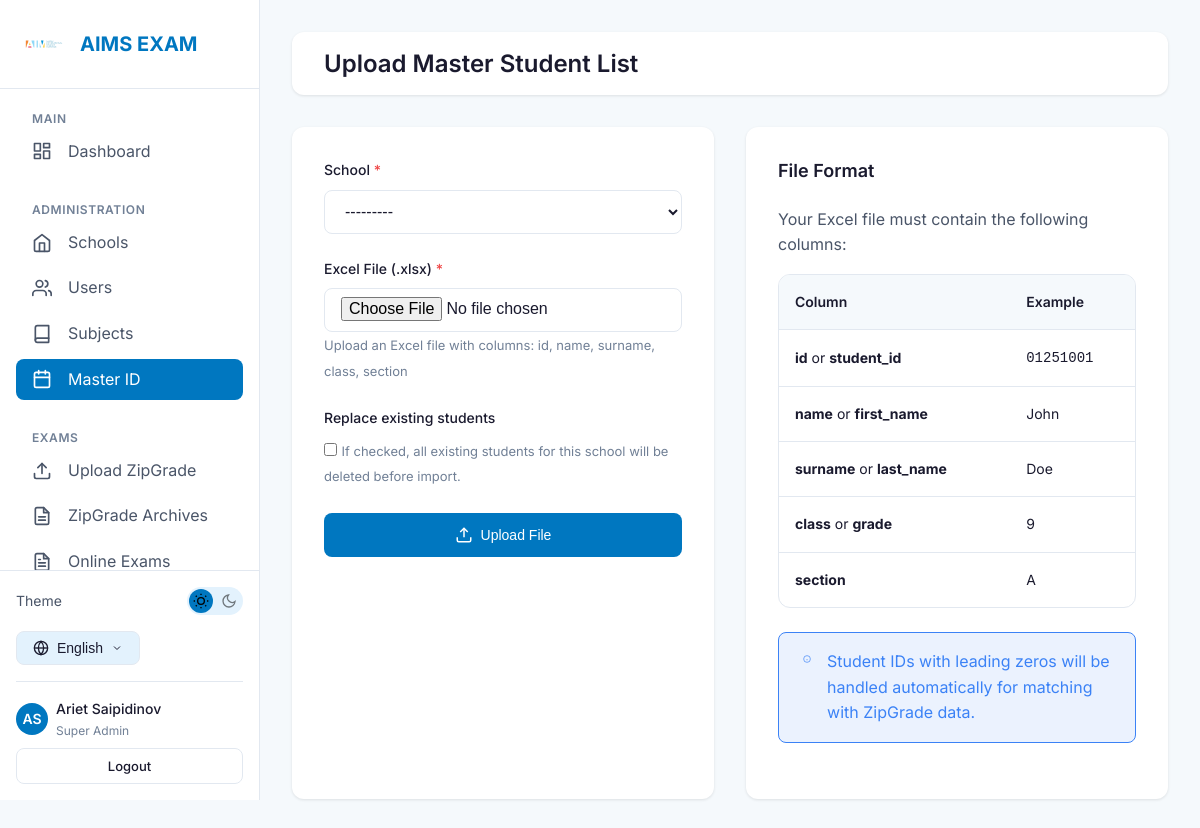
The page /schools/students/upload/ (signed in) on the database its author committed.
### accounts/models.py (models this page shows, shortened)
class User(AbstractUser):
    ROLE_CHOICES = [
        ('super_admin', _('Super Admin')),
        ('teacher', _('Teacher')),
        ('student', _('Student')),
    ]
    LANGUAGE_CHOICES = [
        ('en', 'English'),
        ('ru', 'Русский'),
        ('ky', 'Кыргызча'),
    ]
    username = models.CharField(max_length=150, blank=True, null=True)
    email = models.EmailField(_('email address'), unique=True)
    role = models.CharField(
        max_length=20,
        choices=ROLE_CHOICES,
        default='student',
        verbose_name=_('Role')
    )
    phone = models.CharField(max_length=20, blank=True, verbose_name=_('Phone'))
    mother_phone = models.CharField(max_length=20, blank=True, verbose_name=_("Mother's Phone"))
    father_phone = models.CharField(max_length=20, blank=True, verbose_name=_("Father's Phone"))
    primary_school = models.ForeignKey(
        'schools.School',
        on_delete=models.SET_NULL,
        null=True,
        blank=True,
        related_name='users',
        verbose_name=_('Primary School')
    )
    preferred_language = models.CharField(
        max_length=5,
        choices=LANGUAGE_CHOICES,
        default='en',
        verbose_name=_('Preferred Language')
    )
    created_at = models.DateTimeField(auto_now_add=True)
    updated_at = models.DateTimeField(auto_now=True)
    objects = UserManager()
    USERNAME_FIELD = 'email'
    REQUIRED_FIELDS = ['first_name', 'last_name']
    class Meta:
        verbose_name = _('User')
        verbose_name_plural = _('Users')
        ordering = ['-created_at']
    def get_full_name(self):
        return f"{self.first_name} {self.last_name}".strip()

### schools/views.py (the view)
# urls.py: path('students/upload/', views.master_student_upload_view, name='master_student_upload'),
@login_required
@super_admin_required
def master_student_upload_view(request):
    if request.method == 'POST':
        form = MasterStudentUploadForm(request.POST, request.FILES)
        if form.is_valid():
            school = form.cleaned_data['school']
            file = form.cleaned_data['file']
            replace_existing = form.cleaned_data['replace_existing']
            try:
                students_data = parse_master_student_excel(file)
                if not students_data:
                    messages.error(request, _('No valid student data found in the file.'))
                    return redirect('schools:master_student_upload')
                if replace_existing:
                    MasterStudent.objects.filter(school=school).delete()
                created_count = 0
                updated_count = 0
                for data in students_data:
                    obj, created = MasterStudent.objects.update_or_create(
                        school=school,
                        student_id=data['student_id'],
                        defaults={
                            'name': data['name'],
                            'surname': data['surname'],
                            'grade': data['grade'],
                            'section': data['section'],
                        }
                    )
                    if created:
                        created_count += 1
                    else:
                        updated_count += 1
                messages.success(
                    request,
                    _('Import complete: %(created)d students created, %(updated)d updated.') % {
                        'created': created_count,
                        'updated': updated_count,
                    }
                )
                return redirect('schools:detail', pk=school.pk)
            except ValueError as e:
                messages.error(request, str(e))
            except Exception as e:
                messages.error(request, _('Error processing file: %(error)s') % {'error': str(e)})
    else:
        form = MasterStudentUploadForm()
    return render(request, 'schools/master_student_upload.html', {
        'form': form,
    })

### schools/forms.py (shortened to what this page needs)
class MasterStudentUploadForm(forms.Form):
    school = forms.ModelChoiceField(
        queryset=School.objects.filter(is_active=True),
        label=_('School'),
        widget=forms.Select(attrs={'class': 'form-select'})
    )
    file = forms.FileField(
        label=_('Excel File (.xlsx)'),
        widget=forms.FileInput(attrs={
            'class': 'form-input',
            'accept': '.xlsx,.xls',
        }),
        help_text=_('Upload an Excel file with columns: id, name, surname, class, section')
    )
    replace_existing = forms.BooleanField(
        required=False,
        initial=False,
        label=_('Replace existing students'),
        help_text=_('If checked, all existing students for this school will be deleted before import.')
    )

### schools/models.py (called while the page is built)
    def __str__(self):
        return self.name

### schools/templatetags/i18n_extras.py (called while the page is built)
@register.simple_tag(takes_context=True)
def switch_lang(context, lang_code):
    path = context['request'].path
    try:
        url = translate_url(path, lang_code)
        if url == path and lang_code not in path:
             match = resolve(path)
             with translation.override(lang_code):
                 url = reverse(match.view_name, args=match.args, kwargs=match.kwargs)
        query = context['request'].GET.urlencode()
        if query:
            url = f"{url}?{query}"
        return url
    except Exception:
        return path # Fallback to current path

### schools/templates/schools/master_student_upload.html (shortened to what this page needs)
{% extends 'base.html' %}
{% load i18n %}
{% block content %}
<div class="topbar">
    <h1 class="topbar-title">{% trans "Upload Master Student List" %}</h1>
</div>
<div style="display: grid; grid-template-columns: repeat(auto-fit, minmax(300px, 1fr)); gap: var(--spacing-xl);">
    <div class="card">
        <form method="post" enctype="multipart/form-data">
            {% for field in form %}
            <div class="form-group">
                <label for="{{ field.id_for_label }}" class="form-label">
                    {{ field.label }}
                    {% if field.field.required %}<span class="text-danger">*</span>{% endif %}
                </label>
                {{ field }}
                {% if field.help_text %}
                <span class="form-help">{{ field.help_text }}</span>
                {% endif %}
            </div>
            {% endfor %}
            <button type="submit" class="btn btn-primary btn-block">
                <svg xmlns="http://www.w3.org/2000/svg" width="18" height="18" viewBox="0 0 24 24" fill="none"
                    stroke="currentColor" stroke-width="2">
                    <path d="M21 15v4a2 2 0 0 1-2 2H5a2 2 0 0 1-2-2v-4"></path>
                    <polyline points="17 8 12 3 7 8"></polyline>
                    <line x1="12" y1="3" x2="12" y2="15"></line>
                </svg>
                {% trans "Upload File" %}
            </button>
        </form>
    </div>
    <div class="card">
        <h3 class="card-title" style="margin-bottom: var(--spacing-lg);">{% trans "File Format" %}</h3>
        <p class="text-secondary" style="margin-bottom: var(--spacing-md);">
            {% trans "Your Excel file must contain the following columns:" %}
        </p>
        <div class="table-container" style="margin-bottom: var(--spacing-lg);">
            <table class="table">
                <thead>
                    <tr>
                        <th>{% trans "Column" %}</th>
                        <th>{% trans "Example" %}</th>
                    </tr>
                </thead>
                <tbody>
                    <tr>
                        <td><strong>id</strong> {% trans "or" %} <strong>student_id</strong></td>
                        <td><code>01251001</code></td>
                    </tr>
                    <tr>
                        <td><strong>name</strong> {% trans "or" %} <strong>first_name</strong></td>
                        <td>John</td>
                    </tr>
                    <tr>
                        <td><strong>surname</strong> {% trans "or" %} <strong>last_name</strong></td>
                        <td>Doe</td>
                    </tr>
                    <tr>
                        <td><strong>class</strong> {% trans "or" %} <strong>grade</strong></td>
                        <td>9</td>
                    </tr>
                    <tr>
                        <td><strong>section</strong></td>
                        <td>A</td>
                    </tr>
                </tbody>
            </table>
        </div>
        <div class="alert alert-info">
            <svg xmlns="http://www.w3.org/2000/svg" width="20" height="20" viewBox="0 0 24 24" fill="none"
                stroke="currentColor" stroke-width="2">
                <circle cx="12" cy="12" r="10"></circle>
                <line x1="12" y1="16" x2="12" y2="12"></line>
                <line x1="12" y1="8" x2="12.01" y2="8"></line>
            </svg>
            <span>{% trans "Student IDs with leading zeros will be handled automatically for matching with ZipGrade data." %}</span>
        </div>
    </div>
</div>
{% endblock %}

### templates/partials/sidebar.html (shortened to what this page needs)
{% load static i18n i18n_extras %}
<aside class="sidebar">
    <div class="sidebar-header">
        <img src="{% static 'images/logo.png' %}" alt="AIMS" class="sidebar-logo" onerror="this.style.display='none'">
        <span class="sidebar-brand">AIMS EXAM</span>
    </div>
    <nav class="sidebar-nav">
        <div class="nav-section">
            <span class="nav-section-title">{% trans "Main" %}</span>
            <a href="{% url 'accounts:dashboard' %}"
                class="nav-item {% if request.resolver_match.url_name == 'dashboard' %}active{% endif %}">
                <span>{% trans "Dashboard" %}</span>
            </a>
        </div>
        {% if user.is_authenticated and user.role == 'super_admin' %}
        <div class="nav-section">
            <span class="nav-section-title">{% trans "Administration" %}</span>
            <a href="{% url 'schools:list' %}"
                class="nav-item {% if 'schools' in request.path and 'subjects' not in request.path and 'analytics' not in request.path and 'students' not in request.path %}active{% endif %}">
                <svg xmlns="http://www.w3.org/2000/svg" width="20" height="20" viewBox="0 0 24 24" fill="none"
                    stroke="currentColor" stroke-width="2" stroke-linecap="round" stroke-linejoin="round">
                    <path d="M3 9l9-7 9 7v11a2 2 0 0 1-2 2H5a2 2 0 0 1-2-2z"></path>
                    <polyline points="9 22 9 12 15 12 15 22"></polyline>
                </svg>
                <span>{% trans "Schools" %}</span>
            </a>
            <a href="{% url 'accounts:users' %}" class="nav-item {% if 'users' in request.path %}active{% endif %}">
                <span>{% trans "Users" %}</span>
            </a>
            <a href="{% url 'schools:subjects' %}"
                class="nav-item {% if 'subjects' in request.path %}active{% endif %}">
                <svg xmlns="http://www.w3.org/2000/svg" width="20" height="20" viewBox="0 0 24 24" fill="none"
                    stroke="currentColor" stroke-width="2" stroke-linecap="round" stroke-linejoin="round">
                    <path d="M4 19.5A2.5 2.5 0 0 1 6.5 17H20"></path>
                    <path d="M6.5 2H20v20H6.5A2.5 2.5 0 0 1 4 19.5v-15A2.5 2.5 0 0 1 6.5 2z"></path>
                </svg>
                <span>{% trans "Subjects" %}</span>
            </a>
            <a href="{% url 'schools:master_students' %}"
                class="nav-item {% if 'students' in request.path and 'schools' in request.path %}active{% endif %}">
                <span>{% trans "Master ID" %}</span>
            </a>
        </div>
        {% endif %}
        {% if user.is_authenticated and user.role in 'super_admin,teacher' %}
        <div class="nav-section">
            <span class="nav-section-title">{% trans "Exams" %}</span>
            <a href="{% url 'zipgrade:upload' %}"
                class="nav-item {% if 'zipgrade/upload' in request.path %}active{% endif %}">
                <span>{% trans "Upload ZipGrade" %}</span>
            </a>
            <a href="{% url 'zipgrade:results' %}"
                class="nav-item {% if 'zipgrade' in request.path and 'upload' not in request.path %}active{% endif %}">
                <span>{% trans "ZipGrade Archives" %}</span>
            </a>
            <a href="{% url 'exams:exam_list' %}"
                class="nav-item {% if 'exams' in request.path and 'create' not in request.path %}active{% endif %}">
                <span>{% trans "Online Exams" %}</span>
            </a>
        </div>
        {% endif %}
    </nav>
    <div class="sidebar-footer" style="padding: var(--spacing-md); border-top: 1px solid var(--border-color);">
        <div
            style="display: flex; align-items: center; justify-content: space-between; margin-bottom: var(--spacing-md);">
            <span style="font-size: 0.875rem; color: var(--text-secondary);">{% trans "Theme" %}</span>
            <button class="theme-toggle" aria-label="Toggle theme">
                <svg class="theme-toggle-icon moon-icon" xmlns="http://www.w3.org/2000/svg" viewBox="0 0 24 24"
                    fill="none" stroke="currentColor" stroke-width="2">
                    <path d="M21 12.79A9 9 0 1 1 11.21 3 7 7 0 0 0 21 12.79z"></path>
                </svg>
            </button>
        </div>
        <div class="lang-selector">
            <button class="lang-btn">
                <span>
                    {% if LANGUAGE_CODE == 'en' %}English
                    {% elif LANGUAGE_CODE == 'ru' %}Русский
                    {% elif LANGUAGE_CODE == 'ky' %}Кыргызча
                    {% else %}Language{% endif %}
                </span>
                <svg xmlns="http://www.w3.org/2000/svg" width="12" height="12" viewBox="0 0 24 24" fill="none"
                    stroke="currentColor" stroke-width="2">
                    <polyline points="6 9 12 15 18 9"></polyline>
                </svg>
            </button>
        </div>
        {% if user.is_authenticated %}
        <div
            style="margin-top: var(--spacing-md); padding-top: var(--spacing-md); border-top: 1px solid var(--border-color);">
            <a href="{% url 'accounts:profile' %}"
                style="display: flex; align-items: center; gap: var(--spacing-sm); color: var(--text-secondary); font-size: 0.875rem;">
                <div
                    style="width: 32px; height: 32px; border-radius: 50%; background: var(--primary-blue); color: white; display: flex; align-items: center; justify-content: center; font-weight: 600;">
                    {{ user.first_name|slice:":1"|upper }}{{ user.last_name|slice:":1"|upper }}
                </div>
                <div style="flex: 1; overflow: hidden;">
                    <div
                        style="font-weight: 500; color: var(--text-primary); white-space: nowrap; overflow: hidden; text-overflow: ellipsis;">
                        {{ user.get_full_name|default:user.email }}
                    </div>
                    <div style="font-size: 0.75rem; color: var(--text-muted);">
                        {% if user.role == 'super_admin' %}{% trans "Super Admin" %}
                        {% elif user.role == 'teacher' %}{% trans "Teacher" %}
                        {% else %}{% trans "Student" %}{% endif %}
                    </div>
                </div>
            </a>
            <a href="{% url 'accounts:logout' %}" class="btn btn-outline btn-sm btn-block"
                style="margin-top: var(--spacing-sm);">
                {% trans "Logout" %}
            </a>
        </div>
        {% endif %}
    </div>
</aside>

### rows shown on the page
User: first_name "A", last_name "S", get_full_name "Ariet Saipidinov"

### other values the page prints
{{ field.label }} "School" "Excel File (.xlsx)" "Replace existing students"
{{ field.help_text }} "Upload an Excel file with columns: id, name, surname, class, section" "If checked, all existing students for this school will be deleted before import."
